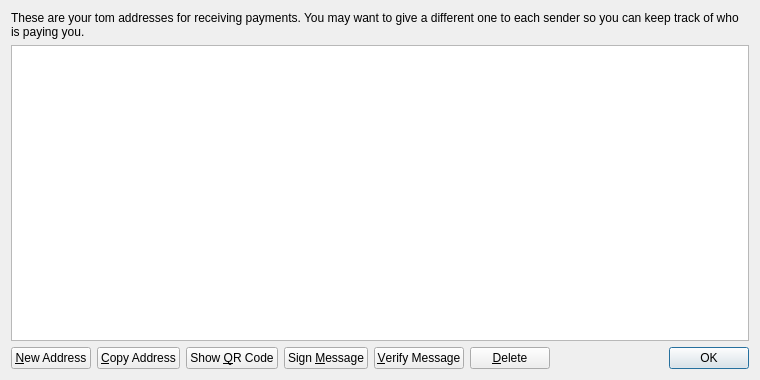
<?xml version="1.0" encoding="UTF-8"?>
<ui version="4.0">
 <class>AddressBookPage</class>
 <widget class="QWidget" name="AddressBookPage">
  <property name="geometry">
   <rect>
    <x>0</x>
    <y>0</y>
    <width>760</width>
    <height>380</height>
   </rect>
  </property>
  <property name="windowTitle">
   <string>Address Book</string>
  </property>
  <layout class="QVBoxLayout" name="verticalLayout">
   <item>
    <widget class="QLabel" name="labelExplanation">
     <property name="text">
      <string>These are your tom addresses for receiving payments. You may want to give a different one to each sender so you can keep track of who is paying you.</string>
     </property>
     <property name="textFormat">
      <enum>Qt::PlainText</enum>
     </property>
     <property name="wordWrap">
      <bool>true</bool>
     </property>
    </widget>
   </item>
   <item>
    <widget class="QTableView" name="tableView">
     <property name="contextMenuPolicy">
      <enum>Qt::CustomContextMenu</enum>
     </property>
     <property name="toolTip">
      <string>Double-click to edit address or label</string>
     </property>
     <property name="tabKeyNavigation">
      <bool>false</bool>
     </property>
     <property name="selectionMode">
      <enum>QAbstractItemView::SingleSelection</enum>
     </property>
     <property name="selectionBehavior">
      <enum>QAbstractItemView::SelectRows</enum>
     </property>
     <property name="sortingEnabled">
      <bool>true</bool>
     </property>
     <attribute name="verticalHeaderVisible">
      <bool>false</bool>
     </attribute>
    </widget>
   </item>
   <item>
    <layout class="QHBoxLayout" name="horizontalLayout">
     <item>
      <widget class="QPushButton" name="newAddressButton">
       <property name="toolTip">
        <string>Create a new address</string>
       </property>
       <property name="text">
        <string>&amp;New Address</string>
       </property>
      </widget>
     </item>
     <item>
      <widget class="QPushButton" name="copyToClipboard">
       <property name="toolTip">
        <string>Copy the currently selected address to the system clipboard</string>
       </property>
       <property name="text">
        <string>&amp;Copy Address</string>
       </property>
      </widget>
     </item>
     <item>
      <widget class="QPushButton" name="showQRCode">
       <property name="text">
        <string>Show &amp;QR Code</string>
       </property>
      </widget>
     </item>
     <item>
      <widget class="QPushButton" name="signMessage">
       <property name="toolTip">
        <string>Sign a message to prove you own a tom address</string>
       </property>
       <property name="text">
        <string>Sign &amp;Message</string>
       </property>
      </widget>
     </item>
     <item>
      <widget class="QPushButton" name="verifyMessage">
       <property name="toolTip">
        <string>Verify a message to ensure it was signed with a specified tom address</string>
       </property>
       <property name="text">
        <string>&amp;Verify Message</string>
       </property>
      </widget>
     </item>
     <item>
      <widget class="QPushButton" name="deleteButton">
       <property name="toolTip">
        <string>Delete the currently selected address from the list</string>
       </property>
       <property name="text">
        <string>&amp;Delete</string>
       </property>
      </widget>
     </item>
     <item>
      <spacer name="horizontalSpacer">
       <property name="orientation">
        <enum>Qt::Horizontal</enum>
       </property>
       <property name="sizeHint" stdset="0">
        <size>
         <width>40</width>
         <height>20</height>
        </size>
       </property>
      </spacer>
     </item>
     <item>
      <widget class="QDialogButtonBox" name="buttonBox">
       <property name="sizePolicy">
        <sizepolicy hsizetype="Maximum" vsizetype="Fixed">
         <horstretch>0</horstretch>
         <verstretch>0</verstretch>
        </sizepolicy>
       </property>
       <property name="standardButtons">
        <set>QDialogButtonBox::Ok</set>
       </property>
      </widget>
     </item>
    </layout>
   </item>
  </layout>
 </widget>
 <resources>
  <include location="../bitcoin.qrc"/>
 </resources>
 <connections/>
</ui>
